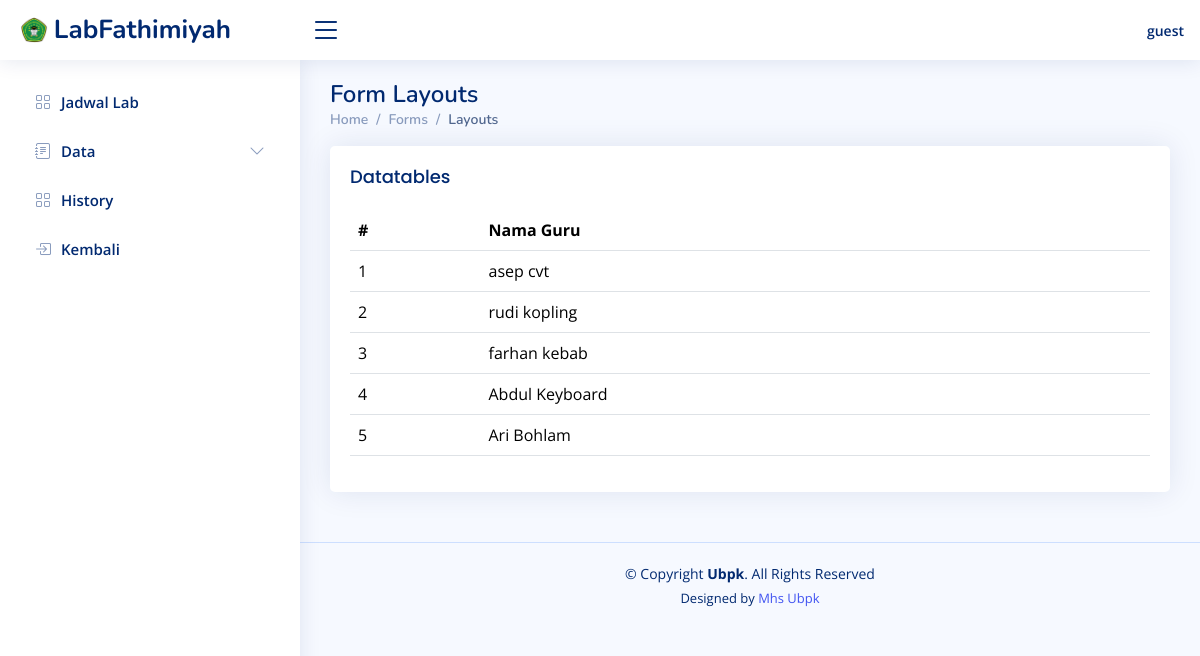
Page /pages/content/guru/viewguru.php on the earlier database version.
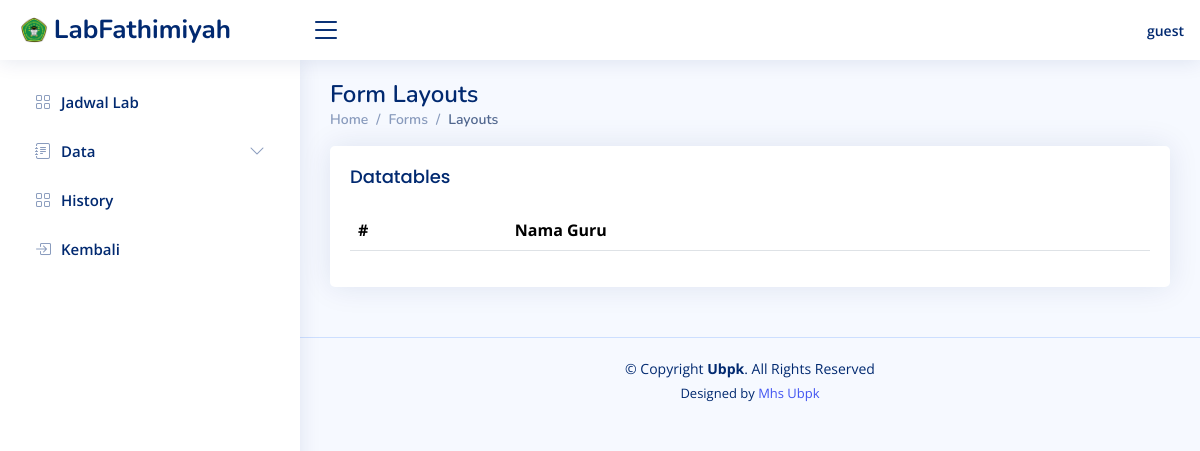
Same page on the later database version.
### tables this page shows
CREATE TABLE `tbl_guru` (
  `guru_id` int(11) NOT NULL,
  `nama_guru` varchar(100) NOT NULL,
  `status_deleted` tinyint(11) NOT NULL DEFAULT 0
);

### pages/content/guru/viewguru.php (the view, shortened to what this page needs)
<main id="main" class="main">
    <div class="pagetitle">
        <h1>Form Layouts</h1>
        <nav>
            <ol class="breadcrumb">
                <li class="breadcrumb-item"><a href="index.html">Home</a></li>
                <li class="breadcrumb-item">Forms</li>
                <li class="breadcrumb-item active">Layouts</li>
            </ol>
        </nav>
    </div>
    <section class="section">
        <div class="row">
            <div class="col-lg-12">
                <div class="card">
                    <div class="card-body">
                        <h5 class="card-title">Datatables</h5>
                        <table class="table datatable">
                            <thead>
                                <tr>
                                    <th>#</th>
                                    <th>Nama Guru</th>
                                </tr>
                            </thead>
                            <tbody>
                                <?php
                                require '../../../config/db.php';
                                $gurus = mysqli_query($db_connect, "SELECT * FROM tbl_guru");
                                $no = 1;
                                while ($row = mysqli_fetch_assoc($gurus)) {
                                ?>
                                    <tr>
                                        <td><?= $no++; ?></td>
                                        <td><?= $row['nama_guru']; ?></td>
                                    </tr>
                                <?php } ?>
                            </tbody>
                        </table>
                    </div>
                </div>
            </div>
        </div>
    </section>
</main>

Differences in the rows shown:
removed tbl_guru: nama_guru "asep cvt"
removed tbl_guru: nama_guru "rudi kopling"
removed tbl_guru: nama_guru "farhan kebab"
removed tbl_guru: nama_guru "Abdul Keyboard"
removed tbl_guru: nama_guru "Ari Bohlam"
